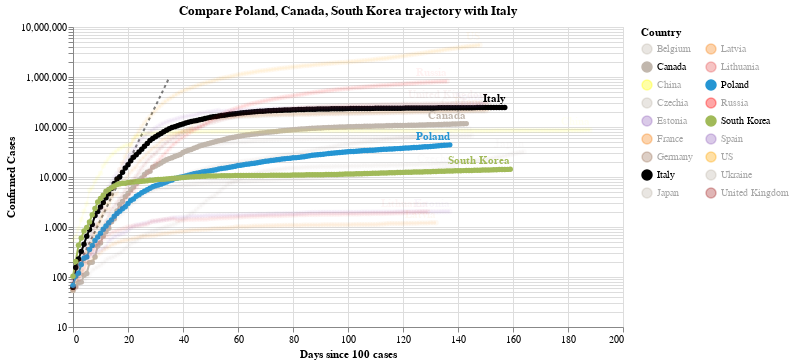

The notebook cell this image was saved under:
### Code cell
#hide_input
chart3 = make_since_chart(dff2, ['Poland', 'Canada', 'South Korea'], baseline_countries)
chart3

### Figure 1 — Vega-Lite specification as saved in the notebook (floating-point values rounded to 4 significant figures; data arrays with more than 128 entries replaced by an {"elided": "..."} marker saying what was removed)
{"config": {"view": {"continuousWidth": 400, "continuousHeight": 300}}, "layer": [{"data": {"name": "data-628230001892d6798b50651be41d1b3e"}, "mark": {"type": "line", "color": "black", "opacity": 0.5, "strokeDash": [3, 3]}, "encoding": {"x": {"type": "quantitative", "field": "Days since 100 cases"}, "y": {"type": "quantitative", "field": "Confirmed Cases"}}}, {"data": {"name": "data-2c409c28195d6b0d5b2c383a862c71e7"}, "mark": {"type": "line", "point": true}, "encoding": {"color": {"type": "nominal", "field": "Country", "legend": {"columns": 2}, "scale": {"domain": ["Belgium", "Canada", "China", "Czechia", "Estonia", "France", "Germany", "Italy", "Japan", "Latvia", "Lithuania", "Poland", "Russia", "South Korea", "Spain", "US", "Ukraine", "United Kingdom"], "range": ["#C1B7AD", "#C1B7AD", "yellow", "#C1B7AD", "#9467bd", "#F58518", "#9D755D", "black", "#C1B7AD", "#F58518", "#E45756", "#2495D3", "red", "#A1BA59", "#9467bd", "orange", "#C1B7AD", "brown"]}}, "opacity": {"condition": {"value": 1, "selection": "selector001"}, "value": 0.05}, "tooltip": [{"type": "nominal", "field": "Country"}, {"type": "temporal", "field": "Date"}, {"type": "quantitative", "field": "Confirmed Cases"}, {"type": "quantitative", "field": "Days since 100 cases"}], "x": {"type": "quantitative", "field": "Days since 100 cases"}, "y": {"type": "quantitative", "field": "Confirmed Cases", "scale": {"type": "log"}}}, "selection": {"selector001": {"type": "multi", "fields": ["Country"], "bind": "legend", "init": [{"Country": "Poland"}, {"Country": "Canada"}, {"Country": "South Korea"}, {"Country": "Italy"}]}}, "width": 550}, {"data": {"name": "data-2c409c28195d6b0d5b2c383a862c71e7"}, "mark": {"type": "text", "align": "right", "dy": -8, "fontWeight": "bold"}, "encoding": {"color": {"type": "nominal", "field": "Country", "legend": {"columns": 2}, "scale": {"domain": ["Belgium", "Canada", "China", "Czechia", "Estonia", "France", "Germany", "Italy", "Japan", "Latvia", "Lithuania", "Poland", "Russia", "South Korea", "Spain", "US", "Ukraine", "United Kingdom"], "range": ["#C1B7AD", "#C1B7AD", "yellow", "#C1B7AD", "#9467bd", "#F58518", "#9D755D", "black", "#C1B7AD", "#F58518", "#E45756", "#2495D3", "red", "#A1BA59", "#9467bd", "orange", "#C1B7AD", "brown"]}}, "opacity": {"condition": {"value": 1, "selection": "selector001"}, "value": 0.05}, "text": {"type": "nominal", "field": "Country"}, "tooltip": [{"type": "nominal", "field": "Country"}, {"type": "temporal", "field": "Date"}, {"type": "quantitative", "field": "Confirmed Cases"}, {"type": "quantitative", "field": "Days since 100 cases"}], "x": {"type": "quantitative", "field": "Days since 100 cases"}, "y": {"type": "quantitative", "field": "Confirmed Cases", "scale": {"type": "log"}}}, "transform": [{"filter": "(datum['Date'] >= 1595894400000)"}], "width": 550}], "title": "Compare Poland, Canada, South Korea trajectory with Italy", "$schema": "https://vega.github.io/schema/vega-lite/v4.0.2.json", "datasets": {"data-628230001892d6798b50651be41d1b3e": [{"Days since 100 cases": 0, "Confirmed Cases": 100.0}, {"Days since 100 cases": 1, "Confirmed Cases": 130.0}, {"Days since 100 cases": 2, "Confirmed Cases": 169.0}, {"Days since 100 cases": 3, "Confirmed Cases": 219.7}, {"Days since 100 cases": 4, "Confirmed Cases": 285.6}, {"Days since 100 cases": 5, "Confirmed Cases": 371.3}, {"Days since 100 cases": 6, "Confirmed Cases": 482.7}, {"Days since 100 cases": 7, "Confirmed Cases": 627.5}, {"Days since 100 cases": 8, "Confirmed Cases": 815.7}, {"Days since 100 cases": 9, "Confirmed Cases": 1060.0}, {"Days since 100 cases": 10, "Confirmed Cases": 1379.0}, {"Days since 100 cases": 11, "Confirmed Cases": 1792.0}, {"Days since 100 cases": 12, "Confirmed Cases": 2330.0}, {"Days since 100 cases": 13, "Confirmed Cases": 3029.0}, {"Days since 100 cases": 14, "Confirmed Cases": 3937.0}, {"Days since 100 cases": 15, "Confirmed Cases": 5119.0}, {"Days since 100 cases": 16, "Confirmed Cases": 6654.0}, {"Days since 100 cases": 17, "Confirmed Cases": 8650.0}, {"Days since 100 cases": 18, "Confirmed Cases": 11250.0}, {"Days since 100 cases": 19, "Confirmed Cases": 14620.0}, {"Days since 100 cases": 20, "Confirmed Cases": 19000.0}, {"Days since 100 cases": 21, "Confirmed Cases": 24710.0}, {"Days since 100 cases": 22, "Confirmed Cases": 32120.0}, {"Days since 100 cases": 23, "Confirmed Cases": 41750.0}, {"Days since 100 cases": 24, "Confirmed Cases": 54280.0}, {"Days since 100 cases": 25, "Confirmed Cases": 70560.0}, {"Days since 100 cases": 26, "Confirmed Cases": 91730.0}, {"Days since 100 cases": 27, "Confirmed Cases": 119300.0}, {"Days since 100 cases": 28, "Confirmed Cases": 155000.0}, {"Days since 100 cases": 29, "Confirmed Cases": 201500.0}, {"Days since 100 cases": 30, "Confirmed Cases": 262000.0}, {"Days since 100 cases": 31, "Confirmed Cases": 340600.0}, {"Days since 100 cases": 32, "Confirmed Cases": 442800.0}, {"Days since 100 cases": 33, "Confirmed Cases": 575600.0}, {"Days since 100 cases": 34, "Confirmed Cases": 748300.0}, {"Days since 100 cases": 35, "Confirmed Cases": 972800.0}], "data-2c409c28195d6b0d5b2c383a862c71e7": {"elided": "2661 records"}}}
